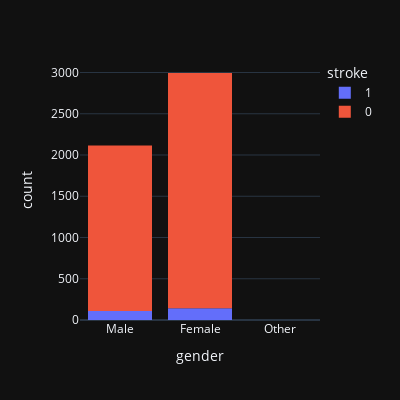

Notebook code for this chart:
### Code cell
print (f'Females have probability of {round(my_data[my_data["gender"]=="Female"]["stroke"].mean()*100,2)} % of getting stroke')

print()

print (f'Males have probability of {round(my_data[my_data["gender"]=="Male"]["stroke"].mean()*100,2)} % of getting stroke')

print()

print (f'The other category of gender has a probability of {round(my_data[my_data["gender"]=="Other"]["stroke"].mean()*100,2)} % of getting stroke')

fig = px.histogram(my_data, x="gender", color="stroke",width=400, height=400)
fig.show()

### Figure 1 — Plotly figure (JSON) as saved in the notebook; plotly's stock layout.template omitted (floating-point values rounded to 4 significant figures; data arrays with more than 128 entries replaced by an {"elided": "..."} marker saying what was removed)
{"data": [{"alignmentgroup": "True", "bingroup": "x", "hovertemplate": "stroke=1<br>gender=%{x}<br>count=%{y}<extra></extra>", "legendgroup": "1", "marker": {"color": "#636efa", "pattern": {"shape": ""}}, "name": "1", "offsetgroup": "1", "orientation": "v", "showlegend": true, "x": {"elided": "249 str values"}, "xaxis": "x", "yaxis": "y", "type": "histogram"}, {"alignmentgroup": "True", "bingroup": "x", "hovertemplate": "stroke=0<br>gender=%{x}<br>count=%{y}<extra></extra>", "legendgroup": "0", "marker": {"color": "#EF553B", "pattern": {"shape": ""}}, "name": "0", "offsetgroup": "0", "orientation": "v", "showlegend": true, "x": {"elided": "4861 str values"}, "xaxis": "x", "yaxis": "y", "type": "histogram"}], "layout": {"xaxis": {"anchor": "y", "domain": [0.0, 1.0], "title": {"text": "gender"}}, "yaxis": {"anchor": "x", "domain": [0.0, 1.0], "title": {"text": "count"}}, "legend": {"title": {"text": "stroke"}, "tracegroupgap": 0}, "margin": {"t": 60}, "barmode": "relative", "height": 400, "width": 400}}
